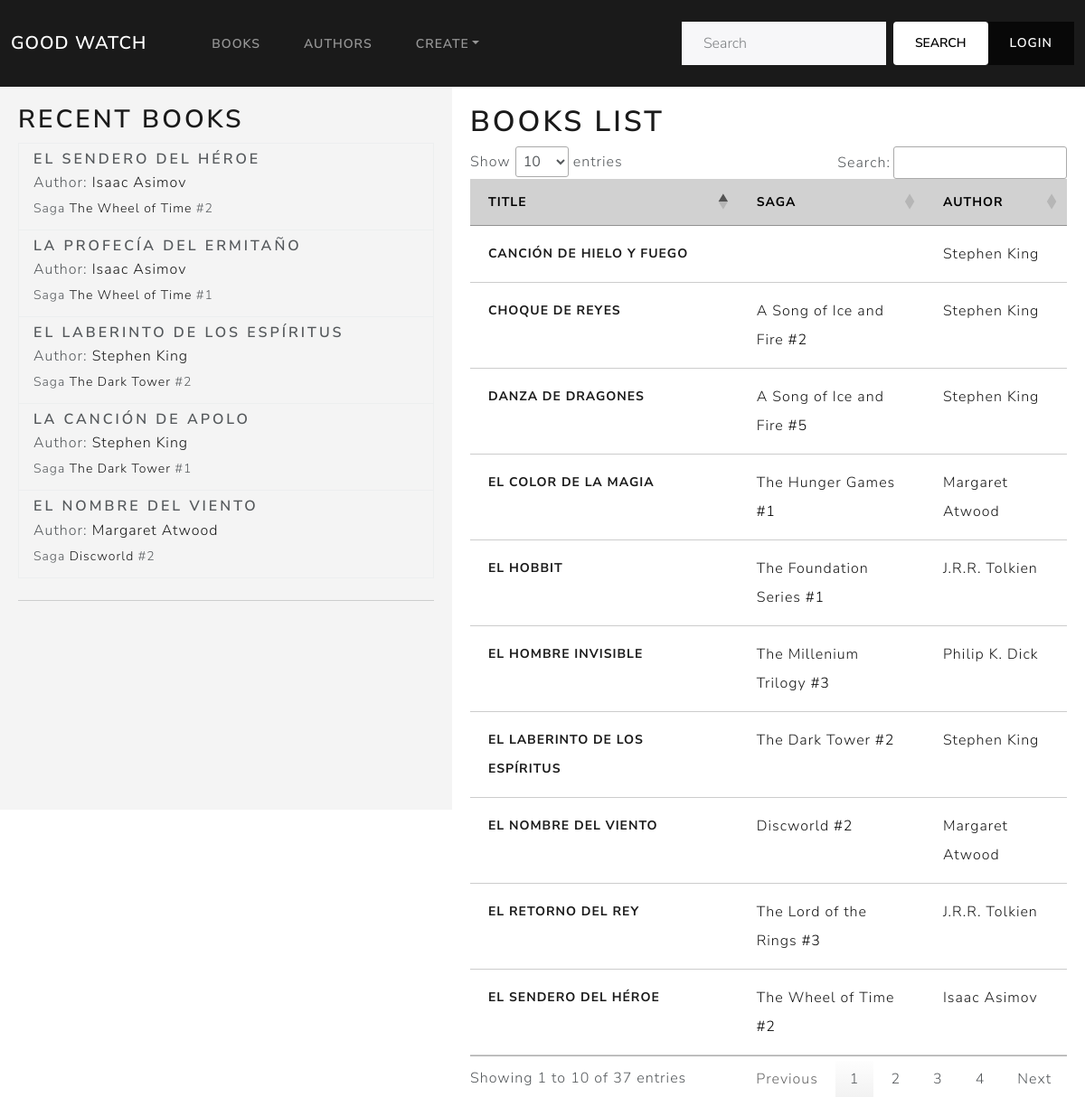
The page /book_catalog/books/ on the database as committed earlier.
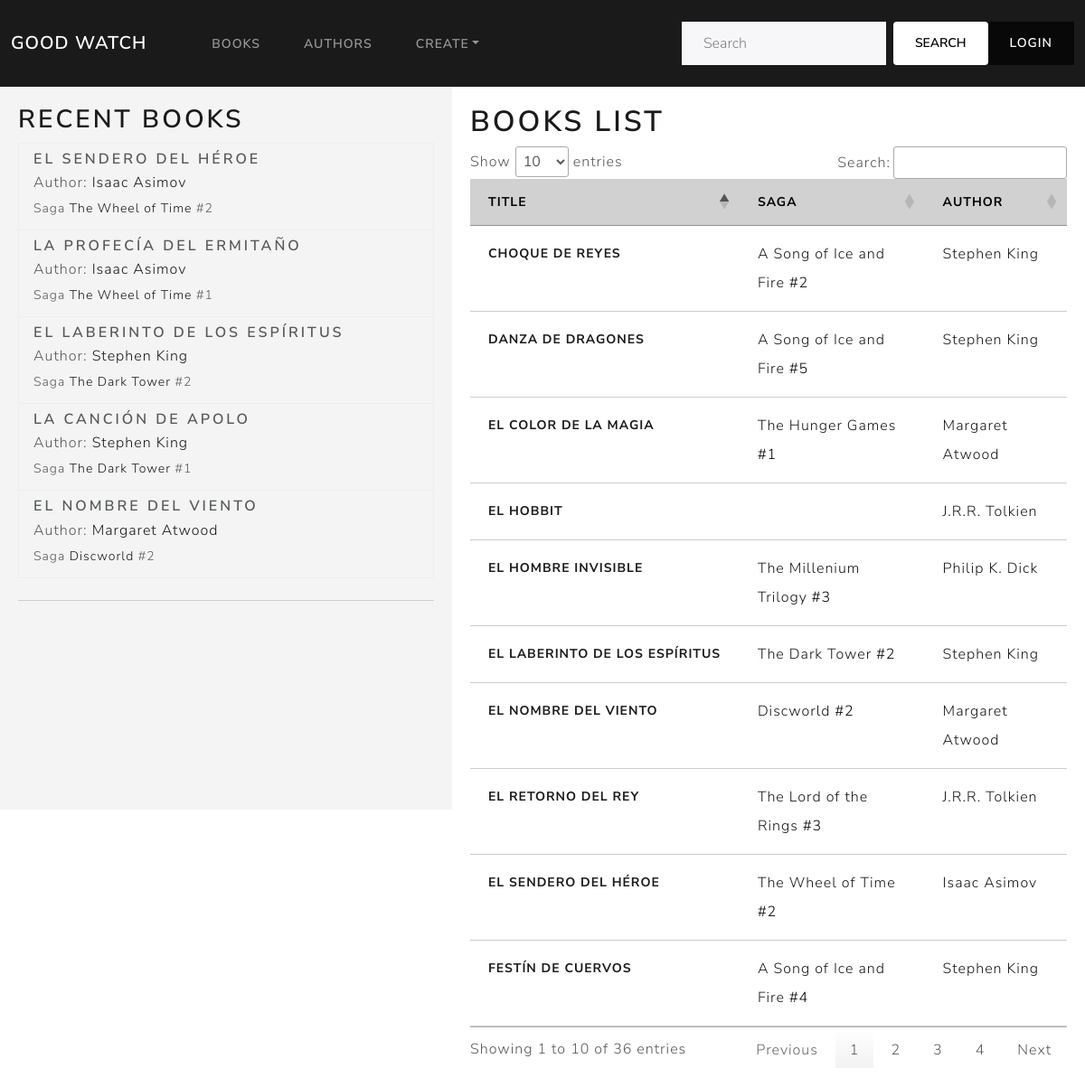
The same page on the database as committed later.
### book_catalog/models.py (models this page shows, shortened)
class Book(models.Model):
    title = models.CharField(max_length=200, help_text='Inserte el título del libro.')
    saga = models.ForeignKey('BookSaga', on_delete=models.PROTECT, null=True, blank=True)
    saga_volume = models.IntegerField(null=True, blank=True)
    author = models.ForeignKey('Author', on_delete=models.PROTECT, null=False)
    publish_date = models.DateField(null=True, blank=True)
    summary = models.TextField(max_length=1000, help_text='Enter a brief description of the book', null=True, blank=True)
    isbn = models.CharField(max_length=13, help_text='13 Character <a href="https://www.isbn-international.org/content/what-isbn">ISBN number</a>', null=True, blank=True)
    genre = models.ManyToManyField(Genre, help_text='Select a genre for this book')
    language = models.ForeignKey('Language', on_delete=models.SET_NULL, null=True, blank=True)
    cover_image = models.ImageField(upload_to='covers/', null=True, blank=True)
    class Meta:
        ordering = ['title', 'author']
        unique_together = ('title', 'author')
        constraints = [
            models.UniqueConstraint(fields=['saga', 'saga_volume'], name='unique_volume_in_saga')
        ]
    def get_absolute_url(self):
        return reverse('book-detail', args=[str(self.id)])

class Author(models.Model):
    first_name = models.CharField(max_length=100)
    last_name = models.CharField(max_length=100)
    year_of_birth = models.IntegerField(null = True, blank = True)
    year_of_death = models.IntegerField(null = True, blank = True)
    class Meta:
        ordering = ['last_name', 'first_name']
    def get_absolute_url(self):
        return reverse('author-detail', args=[str(self.id)])
    def __str__(self):
        return f'{self.first_name} {self.last_name}'

class BookSaga(models.Model):
    name = models.CharField(max_length=200, help_text='Enter the name of the saga')
    author = models.ForeignKey(Author, on_delete=models.CASCADE, related_name='saga', null = False)
    def get_absolute_url(self):
        return reverse('saga-detail', args=[str(self.id)])
    class Meta:
        unique_together = ('name', 'author')

### book_catalog/views.py (the view)
# urls.py: path('books/', views.BookListView.as_view(), name='books'),
class BookListView(generic.ListView):
    model = Book
    template_name = 'book_list.html'
    def get_context_data(self, **kwargs):
        context = super().get_context_data(**kwargs)
        context["recent_books"] = Book.objects.all().order_by('-publish_date')[:5]
        return context

### templates/book_catalog/book_list.html
{% extends "base_generic.html" %}
{% block content %}
<div style="display: flex;">
  <div class="sidebar">
    {% include "book_catalog/recent_books.html" %}
  </div>
  <div style="flex-grow: 1; padding: 20px;">
    <h1>Books list</h1>
    <table id="dynamicTable" class="table table-hover">
      <thead>
        <tr class="table-primary">
          <th scope="col">Title</th>
          <th scope="col">Saga</th>
          <th scope="col">Author</th>
        </tr>
      </thead>
      <tbody>
        {% for book in book_list %}
          <tr class="table-secondary">
            <th scope="row">
              <a class="no-underline" href="{{ book.get_absolute_url }}">{{ book.title }}</a>
            </th>
            <td>
              {% if book.saga %}
                <a class="no-underline" href="{{ book.saga.get_absolute_url }}">
                  {{ book.saga.name }}
                </a>
                #{{ book.saga_volume }}
              {% endif %}
            </td>
            <td>
              <a class="no-underline" href="{{ book.author.get_absolute_url }}">{{ book.author }}</a>
            </td>
          </tr>
        {% endfor %}
      </tbody>
    </table>
  </div>
</div>
{% endblock %}

### templates/book_catalog/recent_books.html
<div class="col-md-12">
    <h2>Recent books</h2>
    <ul class="list-group">
      {% for book in recent_books %}
        <li class="list-group-item" style="background-color: #f4f4f4;">
          <h5 class="mb-1">{{ book.title }}</h5>
          <p class="mb-1 ">
            Author:
            <a class="no-underline" href="{{ book.author.get_absolute_url }}">{{ book.author }}</a>
          </p>
          {% if book.saga %}
          <p class="mb-1">
            <small>
              Saga
              <a class="no-underline" href="{{ book.saga.get_absolute_url }}">
                {{ book.saga.name }}
              </a>
              #{{ book.saga_volume }}
            </small>
          </p>
          {% endif %}
        </li>
      {% empty %}
        <li class="list-group-item" style="background-color: #f4f4f4;">
          No recent books.
        </li>
      {% endfor %}
    </ul>
    <hr class="my-4">
</div>

Rows that differ between the two databases and show on the page:
removed Book: title "CANCIÓN DE HIELO Y FUEGO", author "Stephen King", shown under "BOOKS LIST"
changed Book "EL HOBBIT": saga_id 4 → empty (drawn); saga.name "The Foundation Series" → (not shown); saga_volume "1" → (not shown)
now on this page (row unchanged): Book: title "FESTÍN DE CUERVOS", saga.name "A Song of Ice and Fire", saga_volume "4", author "Stephen King", shown under "BOOKS LIST"
Other text that changed with them:
text written by a page script: "Show entries Search: Showing 1 to 10 of 37 entries Previous 1 2 3 4 Next" → "Show entries Search: Showing 1 to 10 of 36 entries Previous 1 2 3 4 Next"
